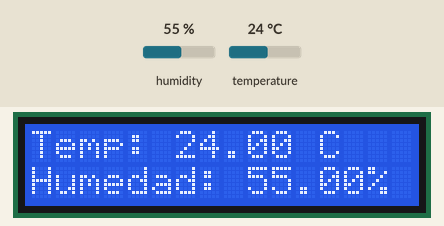
Recording of a program running on a simulated ESP32-S3. Parts: 16×2 character LCD. The test bench sets the inputs (shaded band); at power-on: humidity 55 %, temperature 24 °C. What the program prints to the serial monitor is not drawn.

Above: at 2.7 s.
2.8 s: humidity set to 22 %
At 4.7 s:
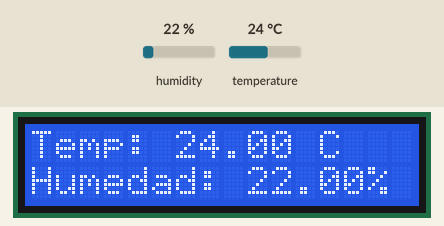
5.8 s: temperature set to 12 °C
At 7.5 s:
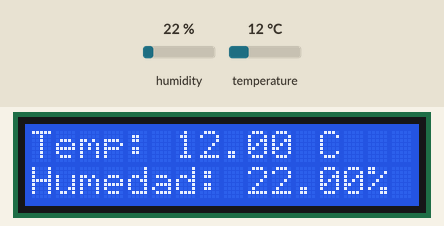
8.8 s: humidity set to 40 %
At 11.0 s:
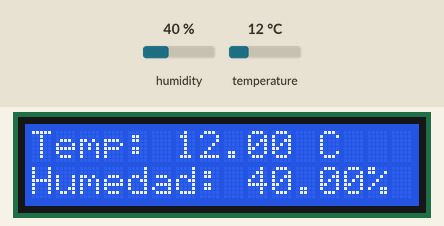
11.9 s: temperature set to 19 °C
At 13.9 s:
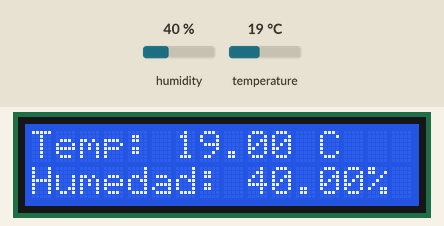
Timing chart, 0 to 15.4 s (numbered marks = the images above; inputs shaded):
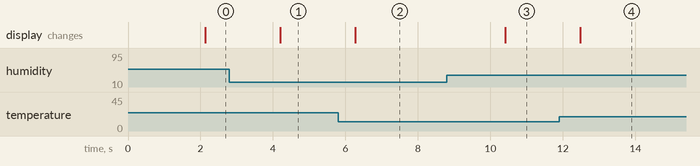

The program:

main.cpp
```cpp
#include <Arduino.h>
#include <Wire.h>
#include <AHT10.h>
#include <LiquidCrystal_I2C.h>
#include <Adafruit_Sensor.h>

AHT10 aht10;
LiquidCrystal_I2C lcd(0x27, 16, 2); // Dirección I2C y dimensiones del display LCD

void setup() {
  Serial.begin(115200);
  Wire.begin(); // Inicializa la comunicación I2C
  lcd.init();   // Inicializa el display LCD
  lcd.backlight();

  if (!aht10.begin()) {
    Serial.println("Error al inicializar el sensor AHT10");
    while (1);
  }
}

void loop() {
  delay(2000); // Espera 2 segundos entre lecturas

  float temp = aht10.readTemperature(); // Lee la temperatura en Celsius
  float hum = aht10.readHumidity();     // Lee la humedad relativa

  // Imprime los datos en el monitor serial
  Serial.print("Temperatura: ");
  Serial.print(temp);
  Serial.print(" °C\t");
  Serial.print("Humedad: ");
  Serial.print(hum);
  Serial.println("%");

  // Imprime los datos en el display LCD
  lcd.clear();
  lcd.setCursor(0, 0);
  lcd.print("Temp: ");
  lcd.print(temp);
  lcd.print(" C");

  lcd.setCursor(0, 1);
  lcd.print("Humedad: ");
  lcd.print(hum);
  lcd.print("%");
}
```

Measured:
- after the input at 2.8 s, the display: changes after 1.4 s (image 1)
- after the input at 5.8 s, the display: changes after 0.47 s (image 2)
- after the input at 8.8 s, the display: changes after 1.6 s (image 3)
- after the input at 11.9 s, the display: changes after 0.59 s (image 4)
